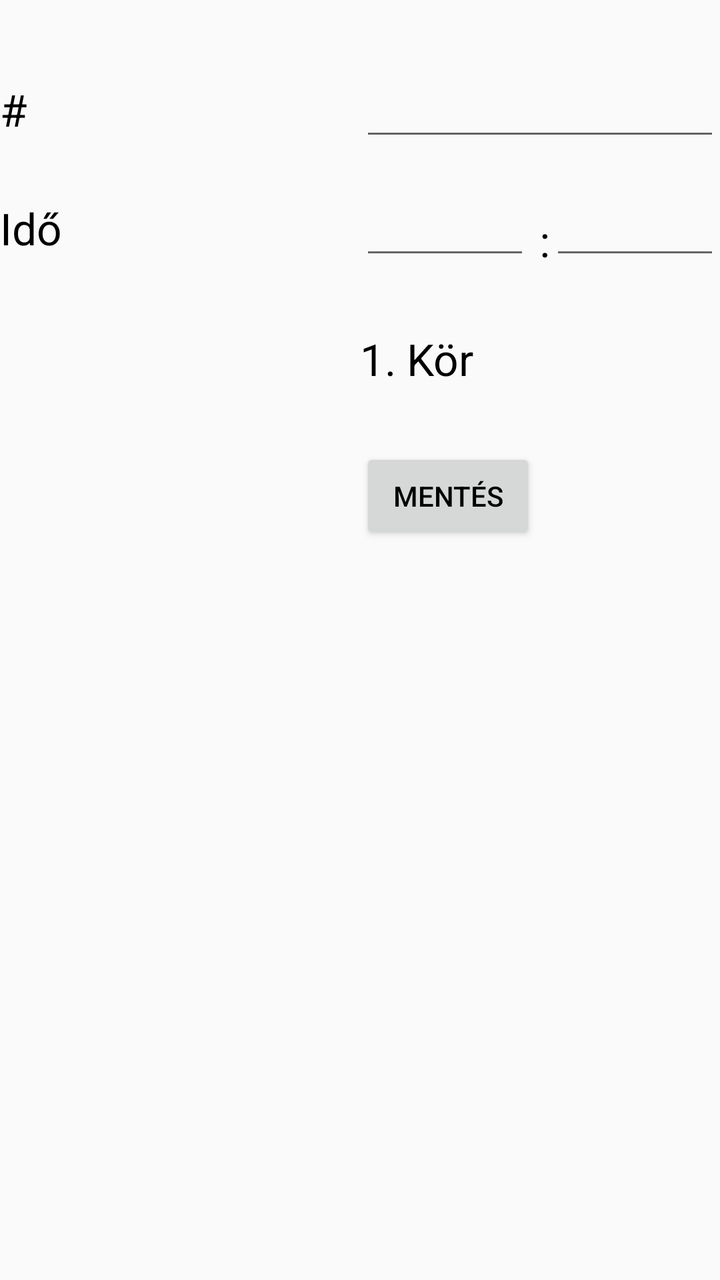
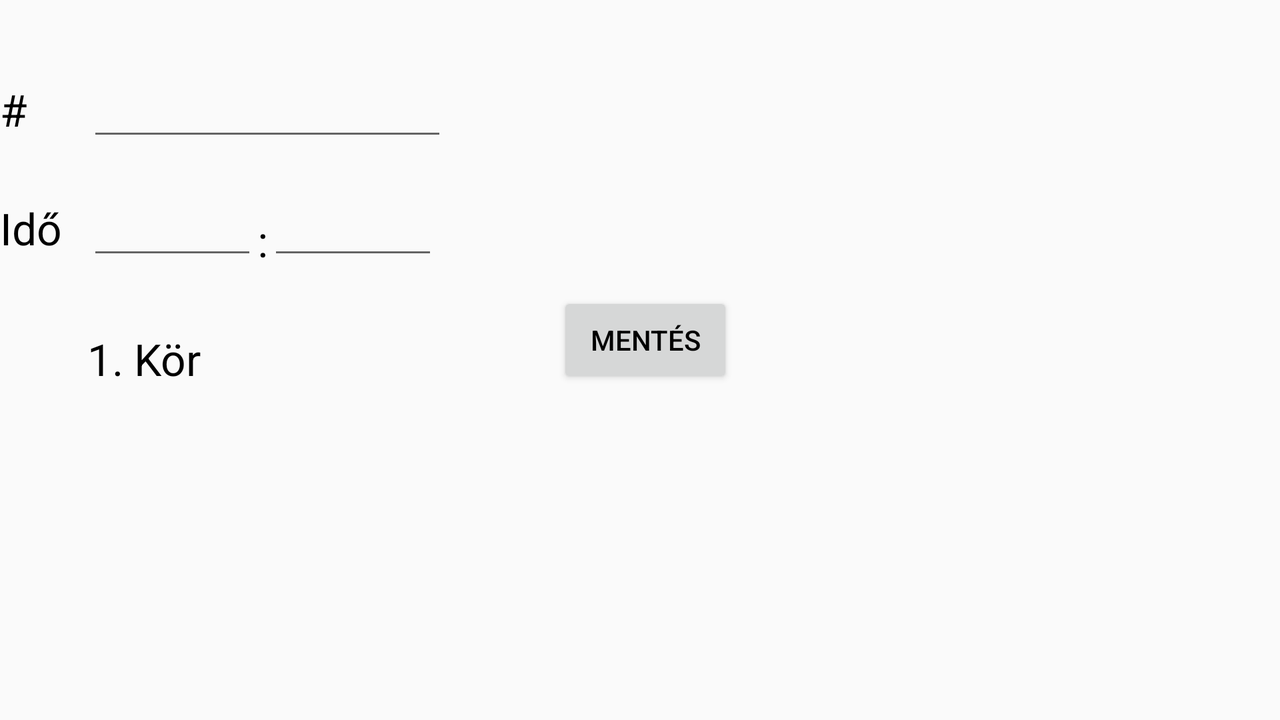

One screen, two layout resources from the same app: the default and the repository's alternative for another configuration. Each is rendered where Android would select it; the XML of both is given below.
<!-- AndroidManifest.xml: application theme AppTheme -->
<!-- res/layout/input_drag.xml -->
<?xml version="1.0" encoding="utf-8"?>
<RelativeLayout xmlns:android="http://schemas.android.com/apk/res/android"
    android:layout_width="match_parent"
    android:layout_height="match_parent" >

    <TextView
        android:id="@+id/inputdragViewNumber"
        android:layout_width="wrap_content"
        android:layout_height="wrap_content"
        android:layout_alignParentLeft="true"
        android:layout_alignParentTop="true"
        android:layout_marginTop="40dp"
        android:text="@string/data_number"
        android:textAppearance="?android:attr/textAppearanceLarge"
        android:textColor="@color/black" />

    <TextView
        android:id="@+id/inputdragViewTime"
        android:layout_width="wrap_content"
        android:layout_height="wrap_content"
        android:layout_alignParentLeft="true"
        android:layout_below="@+id/inputdragViewNumber"
        android:layout_marginTop="30dp"
        android:text="@string/data_time"
        android:textAppearance="?android:attr/textAppearanceLarge"
        android:textColor="@color/black" />

    <EditText
        android:id="@+id/inputdragEditMS"
        android:layout_width="85dp"
        android:layout_height="wrap_content"
        android:layout_alignBaseline="@+id/inputdragViewTime"
        android:layout_alignBottom="@+id/inputdragViewTime"
        android:layout_alignParentRight="true"
        android:ems="10"
        android:inputType="number"
        android:textColor="@color/black" />

    <EditText
        android:id="@+id/inputdragEditNumber"
        android:layout_width="180dp"
        android:layout_height="wrap_content"
        android:layout_alignBaseline="@+id/inputdragViewNumber"
        android:layout_alignBottom="@+id/inputdragViewNumber"
        android:layout_alignParentRight="true"
        android:ems="10"
        android:inputType="number"
        android:textColor="@color/black" >

        <requestFocus />
    </EditText>

    <Button
        android:id="@+id/inputdragbtn"
        android:layout_width="wrap_content"
        android:layout_height="wrap_content"
        android:layout_alignLeft="@+id/inputdragCheckBox"
        android:layout_below="@+id/inputdragCheckBox"
        android:layout_marginTop="30dp"
        android:text="@string/btn_save"
        android:textColor="@color/black" />

    <EditText
        android:id="@+id/inputdragEditMP"
        android:layout_width="85dp"
        android:layout_height="wrap_content"
        android:layout_alignBaseline="@+id/inputdragEditMS"
        android:layout_alignBottom="@+id/inputdragEditMS"
        android:layout_alignLeft="@+id/inputdragEditNumber"
        android:ems="10"
        android:inputType="number"
        android:textColor="@color/black" />

    <CheckBox
        android:id="@+id/inputdragCheckBox"
        android:layout_width="wrap_content"
        android:layout_height="wrap_content"
        android:layout_alignLeft="@+id/inputdragEditMP"
        android:layout_below="@+id/inputdragEditMP"
        android:layout_marginTop="30dp"
        android:button="@drawable/checkboxselector"
        android:text="@string/data_round"
        android:textAppearance="?android:attr/textAppearanceLarge"
        android:textColor="@color/black" />

    <TextView
        android:id="@+id/racerName"
        android:layout_width="wrap_content"
        android:layout_height="wrap_content"
        android:layout_above="@+id/inputdragCheckBox"
        android:layout_toLeftOf="@+id/inputdragEditMS"
        android:text=":"
        android:textAppearance="?android:attr/textAppearanceLarge"
        android:textColor="@color/black" />

</RelativeLayout>
<!-- resources referenced by this layout -->
<resources>
  <color name="black">#000000</color>
  <string name="btn_save">Mentés</string>
  <string name="data_number">#</string>
  <string name="data_round">1. Kör</string>
  <string name="data_time">Idő</string>
  <!-- from res/values-v11/ -->
  <style name="AppTheme" parent="@style/Theme.AppCompat.Light">
          <item name="android:actionBarStyle">@style/MyActionBar</item>
          <item name="android:actionBarTabStyle">@style/MyActionBarTab</item>
          <item name="android:actionBarTabTextStyle">@style/MyABTabText</item>
          <item name="android:popupMenuStyle">@style/MyPopUp</item>
          <item name="android:dropDownListViewStyle">@style/MyDropDownList</item>
          <item name="android:actionMenuTextColor">@color/gold</item>
          <item name="android:textColor">@color/gold</item>
      </style>
  <!-- from res/values-v11/ -->
  <style name="MyActionBar" parent="@style/Widget.AppCompat.Light.ActionBar">
          <item name="android:background">@color/green</item>
          <item name="android:titleTextStyle">@style/MyABTitleText</item>
      </style>
  <!-- from res/values-v11/ -->
  <style name="MyActionBarTab" parent="@style/Widget.AppCompat.Light.ActionBar.TabView">
          <item name="android:background">@drawable/actionbar_tab_selector</item>
      </style>
  <!-- from res/values-v11/ -->
  <style name="MyABTabText" parent="@style/Widget.AppCompat.Light.ActionBar.TabText">
          <item name="android:textColor">@color/gold</item>
      </style>
  <!-- from res/values-v11/ -->
  <style name="MyPopUp" parent="@style/Widget.AppCompat.Light.ListPopupWindow">
          <item name="android:popupBackground">@color/green</item>
      </style>
  <!-- from res/values-v11/ -->
  <style name="MyDropDownList" parent="@style/Widget.AppCompat.Light.ListView.DropDown">
          <item name="android:listSelector">@drawable/dropdown_selector</item>
          <item name="android:background">@color/green</item>
      </style>
  <color name="gold">#e6b121</color>
  <color name="green">#39780f</color>
  <!-- from res/values-v11/ -->
  <style name="MyABTitleText" parent="@style/TextAppearance.AppCompat.Widget.ActionBar.Title">
          <item name="android:textColor">@color/gold</item>
      </style>
  <!-- drawable actionbar_tab_selector (drawable) -->
  <?xml version="1.0" encoding="utf-8"?>
  <selector xmlns:android="http://schemas.android.com/apk/res/android">
  
      <item android:drawable="@drawable/tab_unselected" android:state_focused="false" android:state_pressed="false" android:state_selected="false"/>
      <item android:drawable="@drawable/tab_selected" android:state_focused="false" android:state_pressed="false" android:state_selected="true"/>
      <item android:drawable="@drawable/tab_selected_pressed" android:state_pressed="true" android:state_selected="false"/>
      <item android:drawable="@drawable/tab_selected_pressed" android:state_pressed="true" android:state_selected="true"/>
  
  </selector>
  <!-- drawable dropdown_selector (drawable) -->
  <?xml version="1.0" encoding="utf-8"?>
  <selector xmlns:android="http://schemas.android.com/apk/res/android">
  
      <item android:drawable="@drawable/tab_selected_pressed" android:state_pressed="true"/>
  
  </selector>
  <!-- drawable tab_unselected: png bitmap (drawable-nodpi, 2807 bytes) -->
  <!-- drawable tab_selected: png bitmap (drawable-nodpi, 2812 bytes) -->
  <!-- drawable tab_selected_pressed: png bitmap (drawable-nodpi, 2824 bytes) -->
</resources>
<!-- res/layout-land/input_drag.xml (the repository's variant of the layout above) -->
<!-- drawn on the phone turned sideways -->
<?xml version="1.0" encoding="utf-8"?>
<RelativeLayout xmlns:android="http://schemas.android.com/apk/res/android"
    android:layout_width="match_parent"
    android:layout_height="match_parent" >

    <TextView
        android:id="@+id/inputdragViewNumber"
        android:layout_width="wrap_content"
        android:layout_height="wrap_content"
        android:layout_alignParentLeft="true"
        android:layout_alignParentTop="true"
        android:layout_marginTop="40dp"
        android:text="@string/data_number"
        android:textAppearance="?android:attr/textAppearanceLarge"
        android:textColor="@color/black" />

    <TextView
        android:id="@+id/inputdragViewTime"
        android:layout_width="wrap_content"
        android:layout_height="wrap_content"
        android:layout_alignParentLeft="true"
        android:layout_below="@+id/inputdragViewNumber"
        android:layout_marginTop="30dp"
        android:text="@string/data_time"
        android:textAppearance="?android:attr/textAppearanceLarge"
        android:textColor="@color/black" />

    <EditText
        android:id="@+id/inputdragEditMS"
        android:layout_width="85dp"
        android:layout_height="wrap_content"
        android:layout_alignBaseline="@+id/inputdragViewTime"
        android:layout_alignBottom="@+id/inputdragViewTime"
        android:layout_toRightOf="@+id/colon"
        android:ems="10"
        android:inputType="number"
        android:textColor="@color/black" />

    <EditText
        android:id="@+id/inputdragEditNumber"
        android:layout_width="180dp"
        android:layout_height="wrap_content"
        android:layout_alignBaseline="@+id/inputdragViewNumber"
        android:layout_alignBottom="@+id/inputdragViewNumber"
        android:layout_marginLeft="30dp"
        android:layout_toRightOf="@+id/inputdragViewNumber"
        android:ems="10"
        android:inputType="number"
        android:textColor="@color/black" >

        <requestFocus />
    </EditText>

    <EditText
        android:id="@+id/inputdragEditMP"
        android:layout_width="85dp"
        android:layout_height="wrap_content"
        android:layout_alignBaseline="@+id/inputdragEditMS"
        android:layout_alignBottom="@+id/inputdragEditMS"
        android:layout_alignLeft="@+id/inputdragEditNumber"
        android:ems="10"
        android:inputType="number"
        android:textColor="@color/black" />

    <CheckBox
        android:id="@+id/inputdragCheckBox"
        android:layout_width="wrap_content"
        android:layout_height="wrap_content"
        android:layout_alignLeft="@+id/inputdragEditMP"
        android:layout_below="@+id/inputdragEditMP"
        android:layout_marginTop="30dp"
        android:button="@drawable/checkboxselector"
        android:text="@string/data_round"
        android:textAppearance="?android:attr/textAppearanceLarge"
        android:textColor="@color/black" />

    <TextView
        android:id="@+id/colon"
        android:layout_width="wrap_content"
        android:layout_height="wrap_content"
        android:layout_above="@+id/inputdragCheckBox"
        android:layout_toRightOf="@+id/inputdragEditMP"
        android:text=":"
        android:textAppearance="?android:attr/textAppearanceLarge"
        android:textColor="@color/black" />

    <Button
        android:id="@+id/inputdragbtn"
        android:layout_width="wrap_content"
        android:layout_height="wrap_content"
        android:layout_alignBottom="@+id/inputdragCheckBox"
        android:layout_marginLeft="55dp"
        android:layout_toRightOf="@+id/inputdragEditNumber"
        android:text="@string/btn_save"
        android:textColor="@color/black" />

</RelativeLayout>
